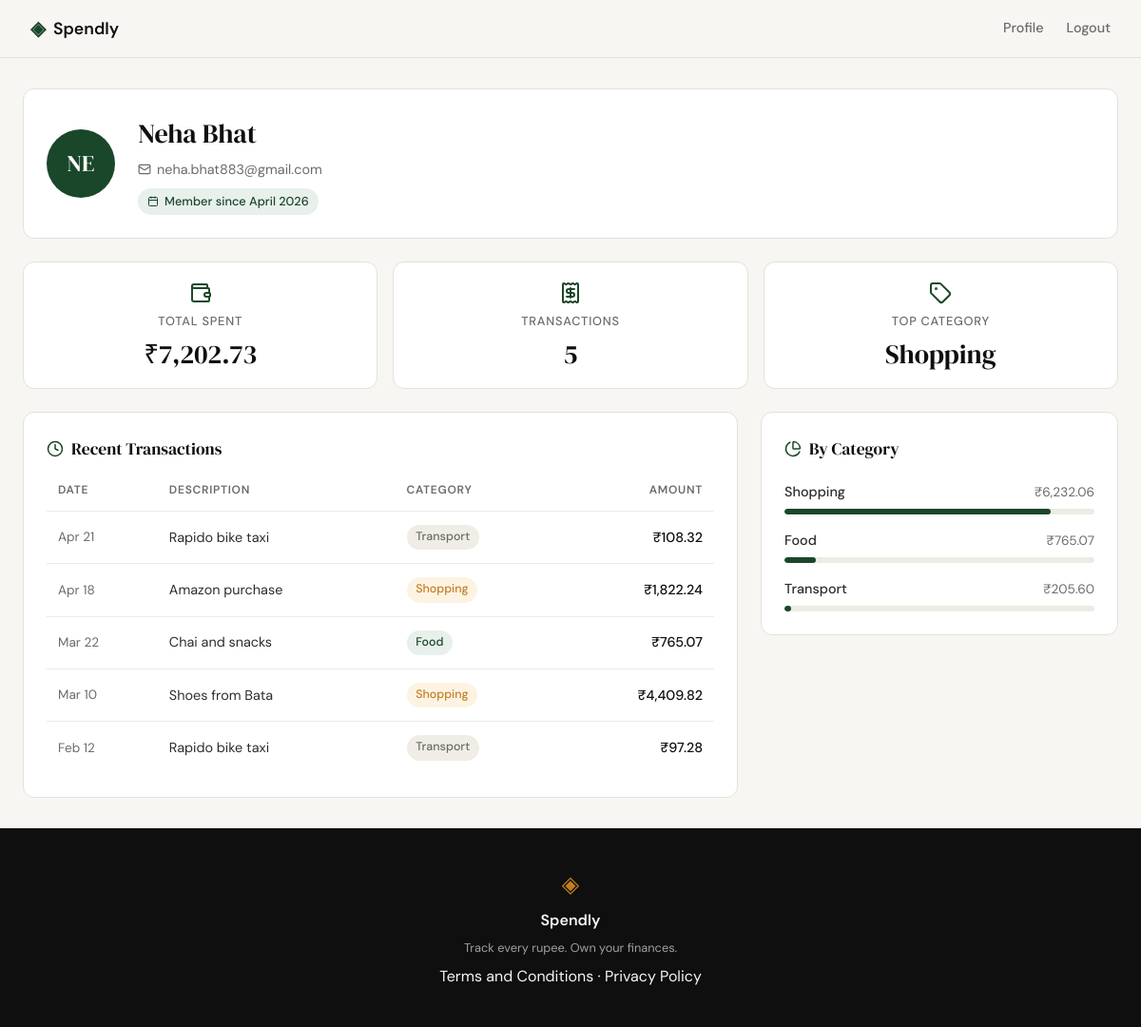
Screenshot of /profile (signed in) with the database file from the repository.
### tables this page shows
CREATE TABLE users (
            id            INTEGER PRIMARY KEY AUTOINCREMENT,
            name          TEXT    NOT NULL,
            email         TEXT    UNIQUE NOT NULL,
            password_hash TEXT    NOT NULL,
            created_at    TEXT    DEFAULT (datetime('now'))
        );

CREATE TABLE expenses (
            id          INTEGER PRIMARY KEY AUTOINCREMENT,
            user_id     INTEGER NOT NULL REFERENCES users(id),
            amount      REAL    NOT NULL,
            category    TEXT    NOT NULL,
            date        TEXT    NOT NULL,
            description TEXT,
            created_at  TEXT    DEFAULT (datetime('now'))
        );

### app.py (the view)
@app.route("/profile")
def profile():
    if not session.get("user_id"):
        return redirect(url_for("login"))
    user_id = session["user_id"]
    conn = get_db()
    try:
        user         = _get_user(conn, user_id)
        stats        = _get_summary_stats(conn, user_id)
        transactions = _get_transaction_history(conn, user_id)
        categories   = _get_category_breakdown(conn, user_id)
    finally:
        close_db(conn)
    return render_template("profile.html",
                           user=user, stats=stats,
                           transactions=transactions,
                           categories=categories)

### app.py (called while the page is built)
def _get_user(conn, user_id):
    row = conn.execute(
        "SELECT name, email, created_at FROM users WHERE id = ?",
        (user_id,),
    ).fetchone()
    member_since = datetime.strptime(row["created_at"], "%Y-%m-%d %H:%M:%S").strftime("%B %Y")
    return {"name": row["name"], "email": row["email"], "member_since": member_since}

def _get_summary_stats(conn, user_id):
    agg = conn.execute(
        "SELECT SUM(amount) as total, COUNT(*) as cnt FROM expenses WHERE user_id = ?",
        (user_id,),
    ).fetchone()
    total = agg["total"] or 0.0
    top_row = conn.execute(
        "SELECT category FROM expenses WHERE user_id = ? "
        "GROUP BY category ORDER BY SUM(amount) DESC LIMIT 1",
        (user_id,),
    ).fetchone()
    return {
        "total_spent": f"₹{total:,.2f}",
        "transaction_count": agg["cnt"],
        "top_category": top_row["category"] if top_row else "—",
    }

def _get_transaction_history(conn, user_id):
    rows = conn.execute(
        "SELECT amount, category, date, description "
        "FROM expenses WHERE user_id = ? ORDER BY date DESC LIMIT 5",
        (user_id,),
    ).fetchall()
    return [
        {
            "date": datetime.strptime(r["date"], "%Y-%m-%d").strftime("%b %d"),
            "description": r["description"] or "",
            "category": r["category"],
            "amount": f"₹{r['amount']:,.2f}",
        }
        for r in rows
    ]

def _get_category_breakdown(conn, user_id):
    rows = conn.execute(
        "SELECT category, SUM(amount) as total FROM expenses "
        "WHERE user_id = ? GROUP BY category ORDER BY total DESC",
        (user_id,),
    ).fetchall()
    grand_total = sum(r["total"] for r in rows)
    return [
        {
            "name": r["category"],
            "total": f"₹{r['total']:,.2f}",
            "percent": int(r["total"] / grand_total * 100) if grand_total else 0,
        }
        for r in rows
    ]

### database/db.py (called while the page is built)
def get_db():
    conn = sqlite3.connect(DB_PATH)
    conn.row_factory = sqlite3.Row
    conn.execute("PRAGMA foreign_keys = ON")
    return conn

### templates/profile.html (shortened to what this page needs)
{% extends "base.html" %}
{% block head %}
<link rel="stylesheet" href="{{ url_for('static', filename='css/profile.css') }}">
{% endblock %}
{% block content %}
<div class="profile-page">
    <div class="profile-header card">
        <div class="profile-avatar">{{ user.name[:2].upper() }}</div>
        <div class="profile-meta">
            <h1 class="profile-name">{{ user.name }}</h1>
            <p class="profile-email">
                <i data-lucide="mail"></i>
                {{ user.email }}
            </p>
            <span class="profile-since-badge">
                <i data-lucide="calendar"></i>
                Member since {{ user.member_since }}
            </span>
        </div>
    </div>
    <div class="profile-stats">
        <div class="stat-card card">
            <i data-lucide="wallet"></i>
            <span class="stat-label">Total Spent</span>
            <span class="stat-value">{{ stats.total_spent }}</span>
        </div>
        <div class="stat-card card">
            <i data-lucide="receipt"></i>
            <span class="stat-label">Transactions</span>
            <span class="stat-value">{{ stats.transaction_count }}</span>
        </div>
        <div class="stat-card card">
            <i data-lucide="tag"></i>
            <span class="stat-label">Top Category</span>
            <span class="stat-value">{{ stats.top_category }}</span>
        </div>
    </div>
    <div class="profile-body">
        <section class="profile-transactions card">
            <h2 class="section-title">
                <i data-lucide="clock"></i>
                Recent Transactions
            </h2>
            <table class="tx-table">
                <thead>
                    <tr>
                        <th>Date</th>
                        <th>Description</th>
                        <th>Category</th>
                        <th class="amount-col">Amount</th>
                    </tr>
                </thead>
                <tbody>
                    {% for tx in transactions %}
                    <tr>
                        <td class="tx-date">{{ tx.date }}</td>
                        <td class="tx-desc">{{ tx.description }}</td>
                        <td>
                            <span class="cat-badge cat-{{ tx.category | lower }}">
                                {{ tx.category }}
                            </span>
                        </td>
                        <td class="tx-amount">{{ tx.amount }}</td>
                    </tr>
                    {% endfor %}
                </tbody>
            </table>
        </section>
        <section class="profile-categories card">
            <h2 class="section-title">
                <i data-lucide="pie-chart"></i>
                By Category
            </h2>
            <ul class="cat-list">
                {% for cat in categories %}
                <li class="cat-row">
                    <div class="cat-row-header">
                        <span class="cat-name">{{ cat.name }}</span>
                        <span class="cat-total">{{ cat.total }}</span>
                    </div>
                    <div class="cat-track">
                        <div class="cat-bar" style="width: {{ cat.percent }}%"></div>
                    </div>
                </li>
                {% endfor %}
            </ul>
        </section>
    </div>
</div>
{% endblock %}

### static/css/style.css (style rules this page uses)
:root { --ink: #0f0f0f; --ink-soft: #2d2d2d; --ink-muted: #6b6b6b; --ink-faint: #a0a0a0; --paper: #f7f6f3; --paper-warm: #f0ede6; --paper-card: #ffffff; --accent: #1a472a; --accent-light: #e8f0eb; --accent-2: #c17f24; --accent-2-light: #fdf3e3; --danger: #c0392b; --danger-light: #fdecea; --border: #e4e1da; --border-soft: #eeebe4; --font-display: 'DM Serif Display', Georgia, serif; --font-body: 'DM Sans', system-ui, sans-serif; --max-width: 1200px; --auth-width: 440px; --radius-sm: 6px; --radius-md: 12px; --radius-lg: 20px; }
*, *::before, *::after { box-sizing: border-box; margin: 0; padding: 0; }
html { font-size: 16px; scroll-behavior: smooth; }
body { background: var(--paper); color: var(--ink); font-family: var(--font-body); font-size: 1rem; line-height: 1.6; -webkit-font-smoothing: antialiased; }

### rows the page displays
users: name "NE", name "Neha Bhat", email "neha.bhat883@gmail.com"
expenses: date "Apr 21", description "Rapido bike taxi", category "Transport", amount "₹108.32"
expenses: date "Apr 18", description "Amazon purchase", category "Shopping", amount "₹1,822.24"
expenses: date "Mar 22", description "Chai and snacks", category "Food", amount "₹765.07"
expenses: date "Mar 10", description "Shoes from Bata", category "Shopping", amount "₹4,409.82"
expenses: date "Feb 12", description "Rapido bike taxi", category "Transport", amount "₹97.28"

### other values shown
{{ user.member_since }} "April 2026"
{{ stats.total_spent }} "₹7,202.73"
{{ stats.transaction_count }} "5"
{{ stats.top_category }} "Shopping"
{{ cat.name }} "Shopping" "Food" "Transport"
{{ cat.total }} "₹6,232.06" "₹765.07" "₹205.60"
